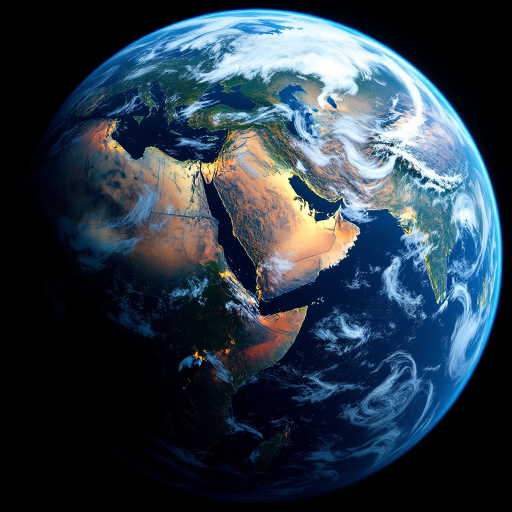
#> input picture social/studies-2026-10-29/src/earth_hd.png, 1024 x 1024 px (shown at 1/2 size)
$ python render.py
#> lines starting #> are read from the running program, lines starting #| are printed output that depends on the picture; after the words box and inside, x2 and y2 are one past the last pixel; in counts of white or black regions, pixels touching at a corner belong together
### social/studies-2026-10-28/engine.py
# Halftone / dither / digit engine for .describe( studies. Procedural sources only (no stock photos).
import numpy as np
from PIL import Image, ImageDraw, ImageFont, ImageFilter
rng=np.random.default_rng(7)

def fbm(h,w,octaves=6,seed=1,scale=3.0):
    r=np.random.default_rng(seed); out=np.zeros((h,w)); amp=1; tot=0
    for o in range(octaves):
        n=int(scale*2**o)+2
        g=r.random((n,n))
        im=Image.fromarray((g*255).astype(np.uint8)).resize((w,h),Image.BICUBIC)
        out+=amp*np.asarray(im,float)/255; tot+=amp; amp*=0.5
    return out/tot

# [37 lines left out: functions globe, terrain, halftone, not called in this run]

def bayer(n):
    if n==1: return np.array([[0]])
    b=bayer(n//2); return np.block([[4*b,4*b+2],[4*b+3,4*b+1]])

# [17 lines left out: functions dither_cells, render_dots, not called in this run]

def lerp(c1,c2,t):
    return tuple(int(a+(b-a)*t) for a,b in zip(c1,c2))
def hexrgb(h): h=h.lstrip('#'); return tuple(int(h[i:i+2],16) for i in (0,2,4))

### social/studies-2026-10-29/render.py
# Photo-sourced studies, 29 Oct 2026. Canva-generated photos (src/) are turned into the
# moodboard grammar: digits, a line field and dither cells. No star; highlights are the
# image's own marks recoloured.
import sys
sys.path.insert(0, '../studies-2026-10-28')
from engine import *
F = '../../decisions/fonts/'
NAVY, BLUE, BRASS, OFF, CREAM = '#092052', '#0F58E5', '#BF8F3C', '#F6F8FC', '#F3EEE4'

def lum(path, w, h):
#> called with path = 'src/earth_hd.png', w = 900, h = 900
    im = Image.open(path).convert('L').resize((w, h), Image.LANCZOS)
    a = np.asarray(im, float) / 255
    return (a - a.min()) / (a.max() - a.min() + 1e-6)

def contrast(a, lo, hi):
#> called with lo = 0.06, hi = 0.85
    return np.clip((a - lo) / (hi - lo), 0, 1)

# P1: Earth photo drawn in digits on navy. Brightest land over Arabia picks up brass.
def p1():
    W, H = 1080, 880
    S = 2
    src = np.zeros((H, W))
    D = 900
    g = contrast(lum('src/earth_hd.png', D, D), 0.06, 0.85)
    ox, oy = (W - D) // 2 + 40, 0
    src[oy:oy + min(D, H - oy), ox:ox + D - max(0, ox + D - W)] = g[:H - oy, :W - ox]
    im = Image.new('RGB', (W * S, H * S), hexrgb(NAVY)); d = ImageDraw.Draw(im)
    fr = ImageFont.truetype(F + 'IBMPlexMono-Regular.ttf', 12 * S)
    fm = ImageFont.truetype(F + 'IBMPlexMono-Medium.ttf', 12 * S)
    lo, hi, hl = hexrgb('#1E3A6B'), hexrgb('#E6EFFF'), hexrgb('#D9AE62')
    r = np.random.default_rng(4)
    cw, ch = 8, 13
    # brass region: the Arabian Peninsula sits around (0.57, 0.43) of the Replicate photo
    ax, ay = ox + 0.57 * D, oy + 0.43 * D
    for j in range(0, H, ch):
        for i in range(0, W, cw):
            v = src[j, i]
            inside = (i - (ox + 0.5 * D)) ** 2 + (j - (oy + 0.5 * D)) ** 2 < (0.48 * D) ** 2
            if v < 0.05:
                if inside: d.text((i * S, j * S), '.', font=fr, fill=hexrgb('#1B3566'))
                continue
            c = lerp(lo, hi, min(1, v ** 1.5 * 1.2))
            dd = ((i - ax) ** 2 / 120 ** 2 + (j - ay) ** 2 / 95 ** 2)
            if dd < 1 and v > 0.5: c = hl
            g_ = str(r.integers(10)) if v > 0.2 else ('.' if v < 0.11 else ':')
            d.text((i * S, j * S), g_, font=fm if v > 0.5 else fr, fill=c)
    im.resize((W, H), Image.LANCZOS).save('p1_img.png')

# P2: dune photo as a line field. Each row is a line of digits, lifted by the sand's
# brightness; the dune crest row is set in blue.
def p2():
    W, H = 1080, 760
    S = 2
    a = lum('src/dunes.png', 400, 500)
#> call 2 of lum, with path = 'src/dunes.png', w = 400, h = 500
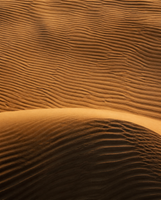
#> input picture social/studies-2026-10-29/src/dunes.png, 161 x 200 px
    a = np.asarray(Image.fromarray((a * 255).astype(np.uint8)).filter(ImageFilter.GaussianBlur(5)), float) / 255
    im = Image.new('RGB', (W * S, H * S), hexrgb(CREAM)); d = ImageDraw.Draw(im)
    f = ImageFont.truetype(F + 'IBMPlexMono-Medium.ttf', 12 * S)
    r = np.random.default_rng(9)
    rows = 24; step = 7
    crest = 14
    f = ImageFont.truetype(F + 'IBMPlexMono-Medium.ttf', 11 * S)
    for k in range(rows):
        t = k / (rows - 1)
        base = 70 + t * (H - 130)
        sy = int(t * 499)
        col = lerp(hexrgb('#D6CFC1'), hexrgb(NAVY), t ** 0.8)
        if k == crest: col = hexrgb(BLUE)
        amp = 70 + 110 * t
        gap = 0
        for i in range(0, W, step):
            if gap > 0: gap -= 1; continue
            if k != crest and r.random() < 0.04: gap = int(r.integers(1, 4)); continue
            v = a[sy, int(i / W * 399)]
            y = base - (v - 0.5) * amp
            d.text((i * S, y * S), str(r.integers(10)), font=f, fill=col)
    im.resize((W, H), Image.LANCZOS).save('p2_img.png')
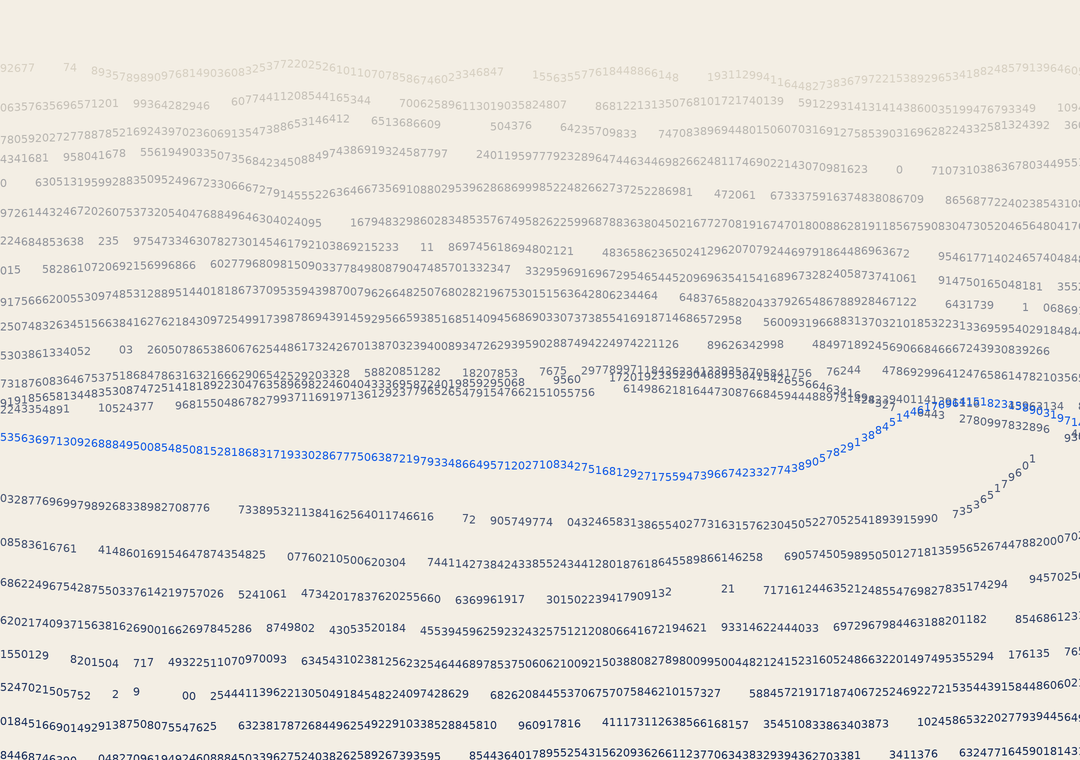
#> saved as p2_img.png: PIL image 1080x760 RGB; mean R, G, B 232.9, 229.2, 221.7

# P3: mountain ridge as dither cells in the S3 v1 blues. The summit's own cells go brass.
def p3():
    W, H = 1080, 800
    cell = 20
    gw, gh = W // cell, H // cell
    a = lum('src/ridge.png', gw, gh)
#> call 3 of lum, with path = 'src/ridge.png', w = 54, h = 40
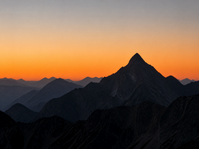
#> input picture social/studies-2026-10-29/src/ridge.png, 199 x 149 px
    # extend the land below the photo so the cells reach the footer, as in S3 v1
    a = np.vstack([a, np.zeros((12, gw))]); gh += 12; H += 12 * cell
    land = a < 0.35
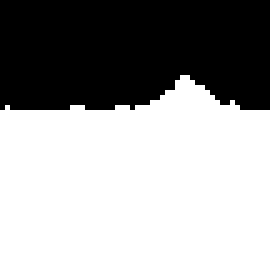
#> land: shape (52, 54) bool (shown 5 times larger); 60.4% white; 1 black region, box (x1, y1, x2, y2) and area: (0, 0, 54, 22) 1113
    # depth below the skyline: cells dissolve near the ridge and go solid further down
    sky = np.argmax(land, axis=0)
#> sky = 54 values, max 22 at index 0, min 15 at index 36, mean 20.61
    depth = np.arange(gh)[:, None] - sky[None, :]
    noise = fbm(gh, gw, 4, 3, 3)
#> after the loop in fbm, `for o in range(octaves):`:
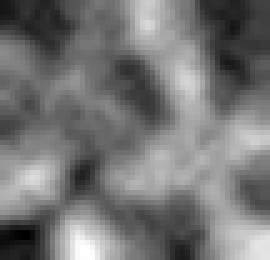
#> out: shape (52, 54) float64 (shown 5 times larger); min 0.269, max 1.69, mean 0.922; drawn with min black and max white
#> after the loop in fbm, `for o in range(octaves):`: amp = 0.0625; tot = 1.88
    B = (bayer(4) + 0.5) / 16
    im = Image.new('RGB', (W * 2, H * 2), hexrgb(OFF)); d = ImageDraw.Draw(im)
#> after `im = Image.new('RGB', (W * 2, H * 2), hexrgb(OFF))`:
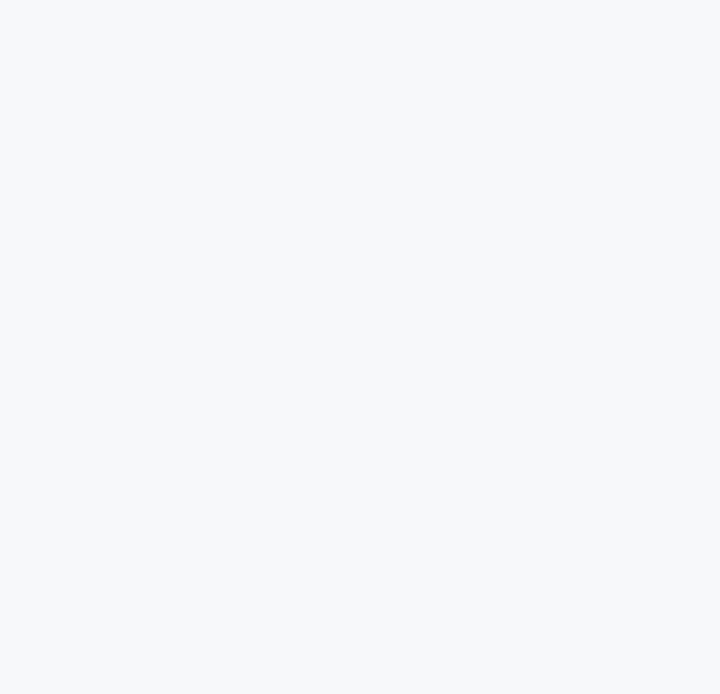
#> im: PIL image 2160x2080 RGB (shown at 1/3 size); mean R, G, B 246, 248, 252
    pal = [hexrgb(c) for c in ('#BFD0F5', '#7FA2EE', '#3B74E8', '#0F58E5', '#0B3FA8', '#092052')]
    thr = np.random.default_rng(12).random((gh, gw)) * 0.9
    peak_i = int(np.argmin(sky[gw // 2:])) + gw // 2
#> peak_i = 36
    for j in range(gh):
        for i in range(gw):
            if not land[j, i]: continue
            v = np.clip(depth[j, i] / 14 + 0.12, 0, 1)
            if v <= thr[j, i] and not (abs(i - peak_i) <= 1 and depth[j, i] < 3): continue
            c = pal[min(5, int(np.clip(v * 4.2 + (noise[j, i] - 0.5) * 1.6, 0, 5.99)))]
            if abs(i - peak_i) <= 1 and depth[j, i] == 0: c = hexrgb(BRASS)
            x, y = i * cell * 2, j * cell * 2
            d.rectangle([x + 2, y + 2, x + cell * 2 - 2, y + cell * 2 - 2], fill=c)
    im.resize((W, H), Image.LANCZOS).save('p3_img.png')
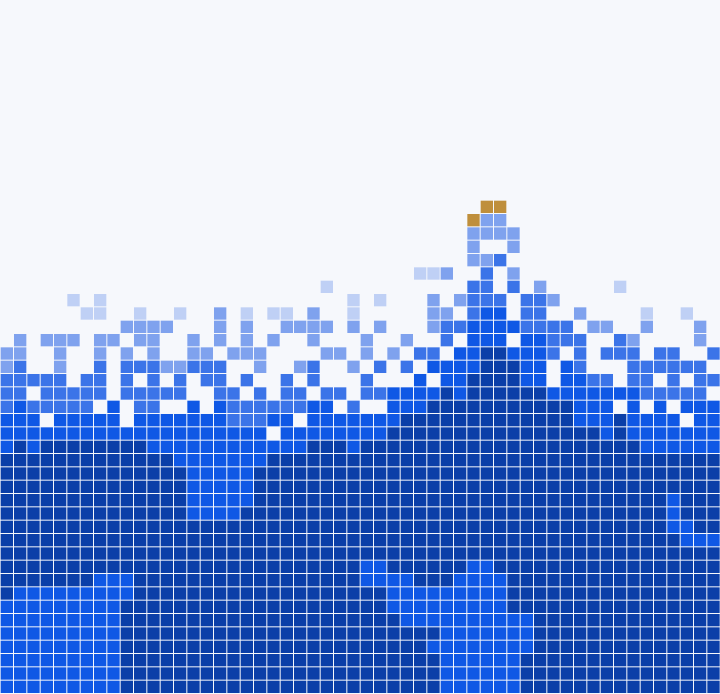
#> im: PIL image 2160x2080 RGB (shown at 1/3 size); mean R, G, B 149.7, 175.1, 225.8

if __name__ == '__main__':
    p1(); p2(); p3()
